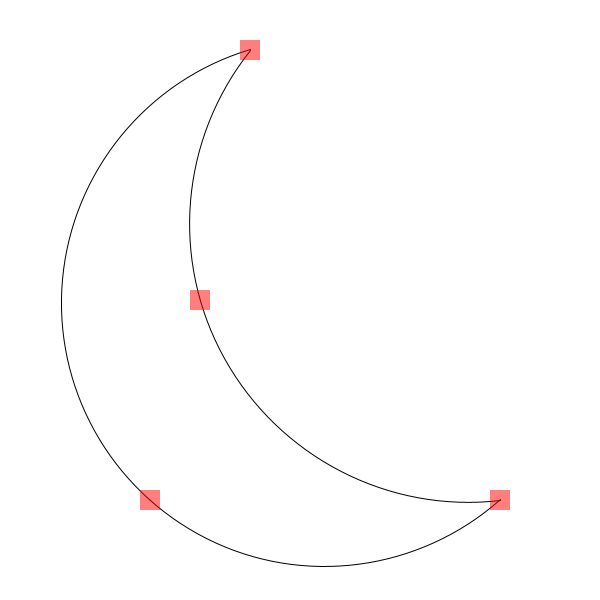
Frame 1 (no input)
Frame 60 (the mouse pressed at the canvas centre just before this capture): identical to frame 1, image omitted
Frame 120 (the mouse held since frame 60 and released just before this capture): identical to frame 1, image omitted

The Processing sketch that drew this single still picture (run headless with seeded random() and noise(); from frame 60 on, the mouse is pressed at the canvas centre):

// Processing sketch: Crescent
// ── Crescent.pde

PVector ptStart;
PVector ptEnd;
PVector ptArc1;
PVector ptArc2;

PVector pt[] = new PVector[4];

float rect_radius = 10;

int drag = 999;

void setup()
{
  size(600, 600);
  rectMode(RADIUS);
  ellipseMode(RADIUS);
  
  ptStart = new PVector(250,  50);
  ptEnd =   new PVector(500, 500);
  ptArc1 =  new PVector(150, 500);
  ptArc2 =  new PVector(200, 300);

  pt[0] = ptStart;
  pt[1] = ptEnd;
  pt[2] = ptArc1;
  pt[3] = ptArc2;
  
  drawCrescent();
}

void draw()
{
  // we draw when needed, rather than constantly
}

void drawCrescent()
{
  background(255);

  stroke(0);
  noFill();
  pvArc(ptStart, ptEnd, ptArc1);
  pvArc(ptStart, ptEnd, ptArc2);
  
  noStroke();
  fill(255, 0, 0, 128);
  
  for (int n = 0; n < pt.length; ++n)
  {
    PVector v = pt[n];
    rect(v.x, v.y, rect_radius, rect_radius);
  }
}

void pvArc(PVector ptStart, PVector ptEnd, PVector ptArc)
{
  PVector ptRadial1 = new PVector();
  PVector ptRadial2 = new PVector();
  PVector ptRadial3 = new PVector();
  PVector ptRadial4 = new PVector();

  bisect(ptStart, ptEnd, ptRadial1, ptRadial2);  
  bisect(ptStart, ptArc, ptRadial3, ptRadial4);  

  PVector ptCentre = intersect(ptRadial1, ptRadial2, ptRadial3, ptRadial4);

  if (ptCentre != null)
  {
    float radius = PVector.dist(ptCentre, ptStart);
    float headingStart = PVector.sub(ptStart, ptCentre).heading();
    float headingArc = PVector.sub(ptArc, ptCentre).heading();
    float headingEnd = PVector.sub(ptEnd, ptCentre).heading();
    
    if (headingStart <= headingArc && headingArc <= headingEnd)
    {
      arc(ptCentre.x, ptCentre.y, radius, radius, headingStart, headingEnd);
    }
    else if (headingStart <= headingEnd && headingEnd <= headingArc)
    {
      arc(ptCentre.x, ptCentre.y, radius, radius, headingEnd, headingStart + TWO_PI);
    }
    else if (headingArc <= headingStart && headingStart <= headingEnd)
    {
      arc(ptCentre.x, ptCentre.y, radius, radius, headingEnd - TWO_PI, headingStart);
    }
    else if (headingArc <= headingEnd && headingEnd <= headingStart)
    {
      arc(ptCentre.x, ptCentre.y, radius, radius, headingStart - TWO_PI, headingEnd);
    }
    else if (headingEnd <= headingStart && headingStart <= headingArc)
    {
      arc(ptCentre.x, ptCentre.y, radius, radius, headingStart, headingEnd + TWO_PI);
    }
    else if (headingEnd <= headingArc && headingArc <= headingStart)
    {
      arc(ptCentre.x, ptCentre.y, radius, radius, headingEnd, headingStart);
    }
    else
    {
      String s = new Float(headingStart).toString() + ", " + new Float(headingArc).toString() + ", " + new Float(headingEnd).toString();
      throw new RuntimeException(s);
    }
  }
}

void mousePressed()
{
  for (int n = 0; n < pt.length; ++n)
  {
    PVector v = pt[n];
    if (abs(mouseX - v.x) <= rect_radius && abs(mouseY - v.y) <= rect_radius)
    {
      drag = n;
      return;
    }
  }
  
  drag = 999;
}

void mouseDragged()
{
  if (drag < pt.length)
  {
    pt[drag].x = mouseX;
    pt[drag].y = mouseY;
    
    drawCrescent();
  }
}

void bisect(PVector pt1, PVector pt2, PVector pt3, PVector pt4)
{
  PVector pv12 = PVector.sub(pt2, pt1);
  PVector pv34 = new PVector(-pv12.y, pv12.x);
  pv12.mult(0.5);
  pt3.set(PVector.add(pt1, pv12));
  pt4.set(PVector.add(pt3, pv34));
}

PVector intersect(PVector pt1, PVector pt2, PVector pt3, PVector pt4)
{
  return intersect(pt1.x, pt1.y, pt2.x, pt2.y, pt3.x, pt3.y, pt4.x, pt4.y);
}

PVector intersect(float x1, float y1, float x2, float y2, float x3, float y3, float x4, float y4)
{
  float nDenom = ((x1-x2)*(y3-y4)) - ((y1-y2)*(x3-x4));
  if (nDenom == 0.0)
  {
    // Lines are parallel
    return null;
  }
  else
  {
    // Lines are not parallel, therefore there is a single point of intersection to be found,
    float xNum = (((x1*y2)-(y1*x2))*(x3-x4)) - ((x1-x2)*((x3*y4)-(y3*x4)));
    float yNum = (((x1*y2)-(y1*x2))*(y3-y4)) - ((y1-y2)*((x3*y4)-(y3*x4)));
    float x = xNum / nDenom;
    float y = yNum / nDenom;

    return new PVector(x,y);    
  }
}
